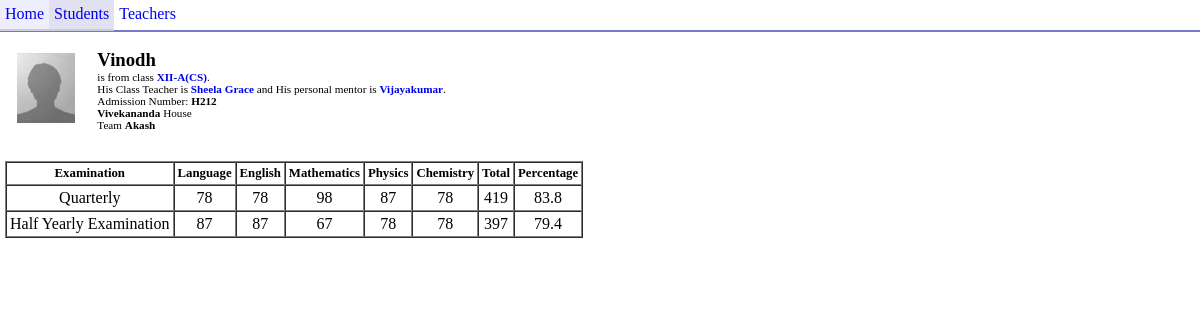
The app's page /student.php?sid=6 with its own data.
### tables this page shows
CREATE TABLE IF NOT EXISTS `students` (
  `student_id` int(10) NOT NULL AUTO_INCREMENT,
  `adm_no` varchar(10) NOT NULL,
  `exam_no` int(8) NOT NULL,
  `student_name` varchar(64) NOT NULL,
  `class_id` int(8) NOT NULL,
  `team_id` int(4) NOT NULL,
  `house_id` int(4) NOT NULL,
  `mentor_id` int(8) NOT NULL,
  PRIMARY KEY (`student_id`),
  UNIQUE KEY `adm_no` (`adm_no`),
  UNIQUE KEY `exam_no` (`exam_no`)
);

CREATE TABLE IF NOT EXISTS `classes` (
  `class_id` int(10) NOT NULL AUTO_INCREMENT,
  `class_name` varchar(16) NOT NULL,
  `curriculum` enum('CBSE','Samacheer') NOT NULL DEFAULT 'CBSE',
  `cteacher_id` int(8) NOT NULL COMMENT 'Class Teacher Id',
  PRIMARY KEY (`class_id`),
  UNIQUE KEY `class_name` (`class_name`)
);

CREATE TABLE IF NOT EXISTS `teachers` (
  `teacher_id` int(3) NOT NULL AUTO_INCREMENT,
  `teacher_code` varchar(5) NOT NULL,
  `teacher_name` varchar(128) NOT NULL,
  PRIMARY KEY (`teacher_id`)
);

CREATE TABLE IF NOT EXISTS `houses` (
  `house_id` int(2) NOT NULL AUTO_INCREMENT,
  `house_name` varchar(32) NOT NULL,
  PRIMARY KEY (`house_id`)
);

CREATE TABLE IF NOT EXISTS `teams` (
  `team_id` int(8) NOT NULL AUTO_INCREMENT,
  `team_name` varchar(16) NOT NULL,
  PRIMARY KEY (`team_id`),
  UNIQUE KEY `team_name` (`team_name`)
);

CREATE TABLE IF NOT EXISTS `marks` (
  `mark_id` int(32) NOT NULL AUTO_INCREMENT,
  `student_id` int(16) NOT NULL,
  `exam_id` int(32) NOT NULL,
  `course_code` int(3) NOT NULL,
  `marks` int(3) NOT NULL,
  PRIMARY KEY (`mark_id`)
);

### student.php (the view, shortened to what this page needs)
<!doctype html>
<html>
<head>
<link rel="stylesheet" href="main.css">
</head>
<body>
<div id="menu">
    <a href="./">Home</a><a id="currentMenuItem" href="./student.php">Students</a><a href="./teachers.php">Teachers</a>
</div>
<div id="wrapper">
<?php
include("functions.lib.php");
if(isset($_GET['sid'])) {
   $query = "SELECT `students`.`adm_no`,`students`.`student_id`,`students`.`student_name`,`students`.`house_id`,`classes`.`class_id`,`classes`.`class_name`,`teams`.`team_name`,`houses`.`house_name` FROM `students`,`classes`,`teams`,`houses` WHERE `students`.`student_id` = '" . $_GET['sid'] . "' AND `classes`.`class_id` = `students`.`class_id` AND `teams`.`team_id` = `students`.`team_id` AND `houses`.`house_id` = `students`.`house_id`";
   $res = mysql_query($query);
   $row = mysql_fetch_assoc($res);
   if($row['house_id'] == 0)
       $genderPrefix = "Their";
   else if($row['house_id'] <= 12)
       $genderPrefix = "His";
   else
       $genderPrefix = "Her";
   echo "<table cellpadding='10'><tr><td><img src=\"default.jpg\" height=\"70px\"></td><td>";
   echo "<h3 style=\"margin:0;\">" . $row['student_name'] . "</h3>";
   echo "<div style=\"font-size:70%; \">";
   echo "is from class <b><a href=\"./?class=" . $row['class_id'] . "\">" . $row['class_name'] . "</a></b>.<br />";
   echo $genderPrefix . " Class Teacher is <b>" . getClassTeacherLink($row['class_id']) . "</b> and " . $genderPrefix . " personal mentor is <b>" . getMentorName($row['student_id']) . "</b>.<br />";
   echo "Admission Number: <b>" . $row['adm_no'] . "</b><br />";
   echo "<b>" . $row['house_name'] . "</b> House<br />Team <b>" . $row['team_name'] . "</b><br />";
   echo "</div></td></tr></table>";
   $subjArr = Array();
   $res2 = mysql_query("SELECT `coursecode`.`course_code`,`coursecode`.`course_name` FROM `subjects`,`coursecode` WHERE `subjects`.`class_id` = '" . $row['class_id'] . "' AND `subjects`.`course_id` = `coursecode`.`course_code`");
   while($row2 = mysql_fetch_assoc($res2))
   {
       $subjArr[$row2['course_code']] = $row2['course_name'];
   }
   $query = "SELECT `marks`.`student_id`,`marks`.`exam_id`,`exams`.`exam_name`,`marks`.`course_code`,`marks`.`marks` FROM `marks`,`exams` WHERE `marks`.`exam_id` = `exams`.`exam_id` AND `marks`.`student_id` = '" . $row['student_id'] . "' ORDER BY `marks`.`exam_id` ASC";
   $res = mysql_query($query);
   echo "<br /><table style='text-align:center' border='1' cellpadding='3' cellspacing='0'>\n<tr><th>Examination</th>";
   foreach($subjArr as $key=>$val) echo "<th>" . $val . "</th>";
   echo "<th>Total</th><th>Percentage</th></tr>\n";
   $marksArr = Array();
   $marksArr["exam_id"] = -1;
   while($row = mysql_fetch_assoc($res)) {
       if($marksArr["exam_id"] != $row['exam_id']) {
           displayMarks($marksArr , $subjArr);
	   $marksArr["exam_id"]   = $row['exam_id'];
	   $marksArr["exam_name"] = $row['exam_name'];
	   $marksArr[$row['course_code']]      = $row['marks'];
       }
       else {
	   $marksArr[$row['course_code']] = $row['marks'];
       }
   }
   echo "</table>";
}
?>
</div>
</body>
</head>

### functions.lib.php (shortened to what this page needs)
<?php
function getMentorName($studentId) {
    $row = mysql_fetch_array(mysql_query("SELECT `teachers`.`teacher_id`, `teachers`.`teacher_name` FROM `students`,`teachers` WHERE `students`.`student_id` = '" . $studentId . "' AND `students`.`mentor_id` = `teachers`.`teacher_id`"));
    return ($row["teacher_name"])?"<a href=\"./teachers.php?teacherid=" . $row['teacher_id'] . "\">" . $row["teacher_name"] . "</a>":"not set";
}
function getClassTeacherLink($classId) {
    $row = mysql_fetch_array(mysql_query("SELECT `teachers`.`teacher_id`, `teachers`.`teacher_name` FROM `classes`,`teachers` WHERE `classes`.`class_id` = '" . $classId . "' AND `classes`.`cteacher_id` = `teachers`.`teacher_id`"));
    return ($row["teacher_name"])? "<a href=\"./teachers.php?teacherid=" . $row['teacher_id'] . "\">" . $row["teacher_name"] . "</a>":"not set";
}
function displayMarks($marksArr , $subjArr) {
    if($marksArr["exam_id"] == -1) return;
    $count = 0;
    $sum   = 0;
    echo "<tr><td>" . $marksArr['exam_name'] . "</td>";
    foreach($subjArr as $key=>$val) {
        if(!isset($marksArr[$key])) {
	    echo "<td>-</td>";
	    continue;
	}
	else echo "<td>" . $marksArr[$key] . "</td>";
        $count = $count + 1;
        $sum = $sum + $marksArr[$key];
    }
    $avg = $count ? $sum/$count : 0;
    $avg = substr($avg,0,strpos($avg,".") + 3);
    echo "<td>{$sum}</td><td>{$avg}</td></tr>";
}
?>

### main.css (style rules this page uses)
body { font-size:1em; margin:0; }
#wrapper { padding:5px; }
a { text-decoration:none; }
#menu { border-bottom:2px solid #77c; height:30px; }
#menu a { padding:5px; padding-bottom:6px; margin:0; display:inline-block; }
#currentMenuItem { background-color:#e1e1f1; border-bottom:2px solid #ccd; }
th { font-size:80%; }

### records on screen
students: student_name "Vinodh", class.class_name "XII-A(CS)", house "His", adm_no "H212", house.house_name "Vivekananda", team.team_name "Akash"
teachers: teacher_name "Sheela Grace"
teachers: teacher_name "Vijayakumar"
marks: key "78", key "98", key "87"

### other values on screen
$val "Language"
$val "English"
$val "Mathematics"
$val "Physics"
$val "Chemistry"
$marksArr['exam_name'] "Half Yearly Examination"
$marksArr[$key] "87"
$marksArr[$key] "67"
$marksArr[$key] "78"
$sum "397"
$avg "79.4"
